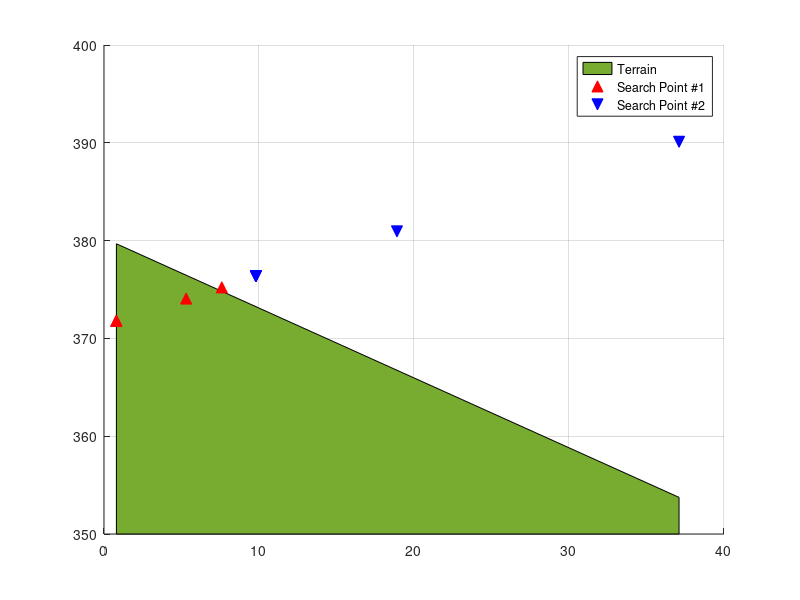

Write the MATLAB code that produced this figure.

testLLH = [ 35.202542, 128.200000, 371.786823; ...
            35.202542, 128.200000, 371.786823; ...
            35.202542, 128.200000, 371.786823; ...
            35.202497, 128.200000, 374.076344; ...
            35.202474, 128.200000, 375.221105];

testLLH2 = [35.202179, 128.200000, 390.102991; ...
            35.202361, 128.200000, 380.944907; ...
            35.202452, 128.200000, 376.365865; ...
            35.202452, 128.200000, 376.365865; ...
            35.202452, 128.200000, 376.365865];

terrain = [379.677097; 353.744341]; 

figure;
hold on;
area( ([(testLLH(1,2)-testLLH(1,1)), (testLLH2(1,2)-testLLH2(1,1))]-92.99745)*100000, [terrain(1), terrain(2)], 350, 'FaceColor', '#77AC30');
plot( ((testLLH(:,2)-testLLH(:,1))-92.99745)*100000, testLLH(:,3), 'r^', 'MarkerSize', 8, 'MarkerFaceColor', 'auto');
plot( ((testLLH2(:,2)-testLLH2(:,1))-92.99745)*100000, testLLH2(:,3), 'bv', 'MarkerSize', 8, 'MarkerFaceColor', 'auto' );
grid on;

legend('Terrain', 'Search Point #1', 'Search Point #2', 'LOS Vector');